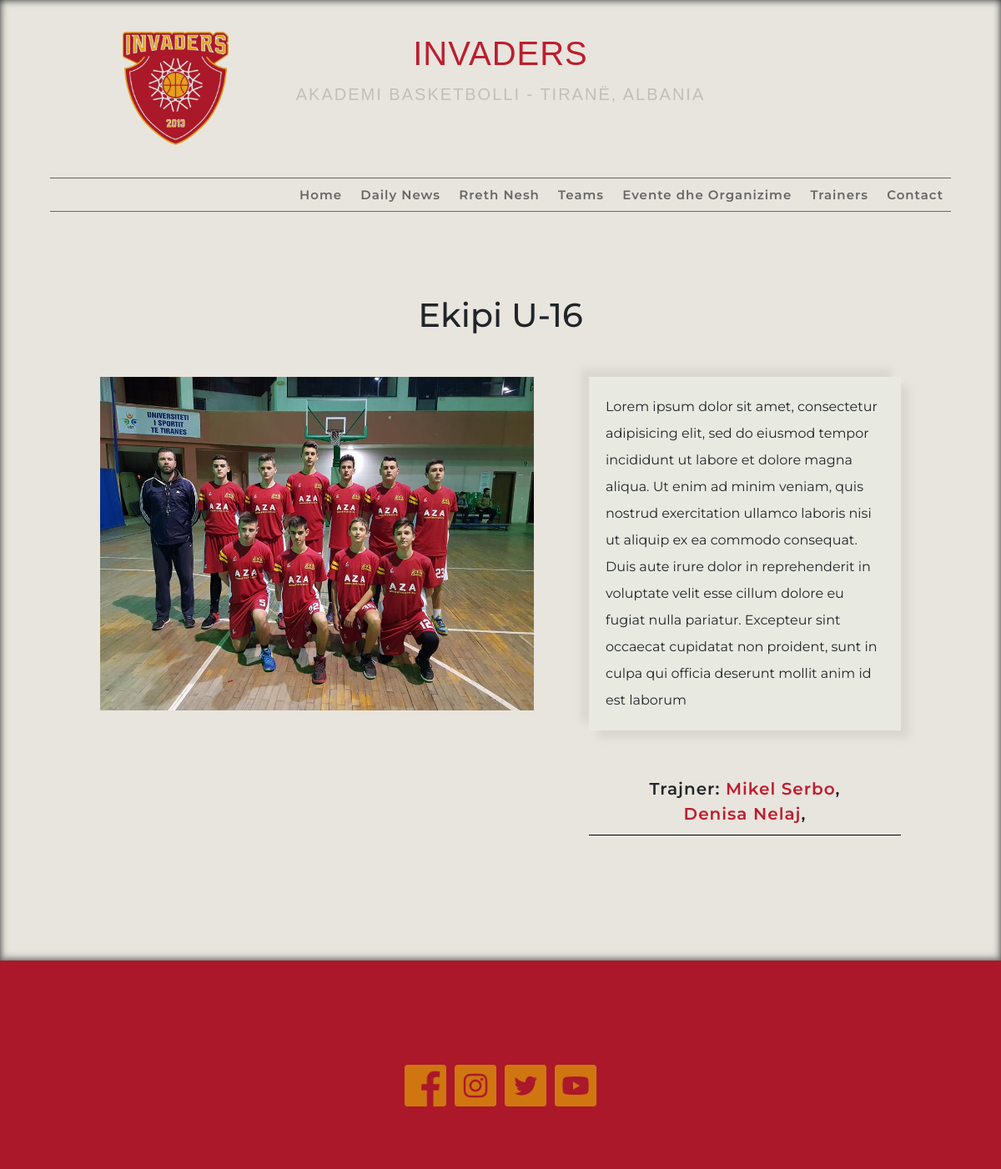
The app's page /team/16/ with its own data.
### Ekipet/models.py (models this page shows, shortened)
class Ekipet(models.Model):
	image = models.ImageField(default = 'default.jpg', upload_to = 'team_pics')
	category = models.OneToOneField(Grupmoshat, on_delete = models.CASCADE,related_name = "team")
	description = models.TextField()
	trainers = models.ManyToManyField(Trainer,default = None, related_name = 'profesor')

class Grupmoshat(models.Model):
	fillim = models.IntegerField()
	mbarim = models.IntegerField()
	def __str__(self):
		return f"Ekipi U-{self.mbarim}"

class Trainer(models.Model):
	profile = models.ImageField(default = 'default.jpg', upload_to = 'trainers_profile')
	first = models.CharField(max_length = 32)
	last = models.CharField(max_length = 32)
	description = models.TextField(default = '')
	def __str__(self):
		return f"{self.first} {self.last}"

### Ekipet/views.py (the view)
# urls.py: path('<int:mbarim>/', views.index.as_view(), name = 'ekipi'),
class index(ListView):
	model = Ekipet
	template_name = 'Ekipet/index.html'
	context_object_name = 'teams'
	def get_queryset(self):
			mosha = get_object_or_404(Grupmoshat, mbarim = self.kwargs.get('mbarim'))
			return Ekipet.objects.filter(category = mosha)

### blog/models.py (called while the page is built)
	def __str__(self):
		return f"{self.type}"

### custom_app/context_processors.py (called while the page is built)
def custom_processor(request):
	grmosha = Grupmoshat.objects.all()
	category = Category.objects.all()
	trainer = Trainer.objects.all()
	return {'grupmoshat': grmosha, 'kategori': category,'trajner': trainer }

### Ekipet/templates/Ekipet/index.html (shortened to what this page needs)
{% extends 'blog/base.html' %}
{% block content %}
<div class="team-section">
	{% for team in teams %}
		<div class="team-post">
			<div class="team-top">
				<div class="team-category">
					<h1>{{ team.category}}</h1>
				</div>
			</div>
			<div class="team-middle">
				<div class="team-photo">
					<img src="{{ team.image.url }}">
				</div>
				<div class="team-description">
					<div class="team-content">
						<p>{{ team.description }}</p>
							<h1>Trajner:
							{% for train in team.trainers.all %}
								 <a href="{% url 'trainer' train.first %}">{{ train }}</a>,<br>
							{% endfor %}
							</h1>
					</div>
				</div>
			</div>
			<div class="team-bottom">
			</div>
		</div>
	{% endfor %}
</div>
{% endblock %}

### blog/static/blog/main.css (style rules this page uses)
:root { --background: #BD1D2E; --darkbackground: #AB1829; --oatmeal: #EAE6DA; --pearl: #EBE9DA; --paleSmoke : #D5D6D1; --Winter : #e8e5de; --Portokalli : #E4A216; }
* { margin: 0; padding: 0; }
body { background: var(--background); font-family: 'Montserrat', sans-serif; animation: WebFade 1s ease-in-out; }
.team-section { width: 80%; padding-bottom: 100px; display: block; margin: 0 auto; height: 100%; position: relative; }
.team-post { width: 100%; margin-top: 100px; margin-bottom: 100px; display: block; }
.team-top { text-align: center; margin-bottom: 50px; }
.team-middle { display: inline-flex; }
.team-middle .team-photo { width: 50%; min-height: 400px; min-width: 520px; }
.team-middle .team-photo img { width: 100%; height: 100%; }
.team-middle .team-description { width: 50%; margin-top: 0; height: 400px; }
.team-middle .team-content { width: 85%; float: right; position: relative; }
.team-middle .team-description p { padding: 20px; background: #E8EAE1; box-shadow: -10px -10px 9px #dad7d1, 10px 10px 9px #dad7d1; line-height: 2em; }
.team-content h1 { margin-top: 55px; line-height: 1.5em; font-size: 20px; text-align: center; border-bottom: 1px solid black; padding-bottom: 10px; letter-spacing: 1px; font-weight: 600; }
.team-content a { color: var(--background) }
.team-bottom { padding-bottom: 100px; }

### records on screen
Ekipet: category "Ekipi U-16", image (picture), description "Lorem ipsum dolor sit amet, consectetur adipisicing elit, sed do eiusmod tempor incididunt ut labore et dolore magna aliqua. Ut enim ad minim veniam, quis nostrud exercitation ullamco laboris nisi ut aliquip ex ea commodo consequat. Duis aute irure dolor in reprehenderit in voluptate velit esse cillum dolore eu fugiat nulla pariatur. Excepteur sint occaecat cupidatat non proident, sunt in culpa qui officia deserunt mollit anim id est laborum"
Trainer: first+last "Mikel Serbo"
Trainer: first+last "Denisa Nelaj"
